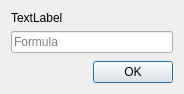
<?xml version="1.0" encoding="UTF-8"?>
<ui version="4.0">
 <class>FormulaAssistantDialog</class>
 <widget class="QDialog" name="FormulaAssistantDialog">
  <property name="geometry">
   <rect>
    <x>0</x>
    <y>0</y>
    <width>184</width>
    <height>94</height>
   </rect>
  </property>
  <property name="windowTitle">
   <string>Formula wizard</string>
  </property>
  <layout class="QVBoxLayout" name="verticalLayout">
   <item>
    <widget class="QLabel" name="m_label">
     <property name="text">
      <string>TextLabel</string>
     </property>
    </widget>
   </item>
   <item>
    <widget class="QLineEdit" name="m_line_edit">
     <property name="placeholderText">
      <string>Formula</string>
     </property>
    </widget>
   </item>
   <item>
    <spacer name="verticalSpacer">
     <property name="orientation">
      <enum>Qt::Vertical</enum>
     </property>
     <property name="sizeHint" stdset="0">
      <size>
       <width>20</width>
       <height>40</height>
      </size>
     </property>
    </spacer>
   </item>
   <item>
    <widget class="QDialogButtonBox" name="m_button_box">
     <property name="orientation">
      <enum>Qt::Horizontal</enum>
     </property>
     <property name="standardButtons">
      <set>QDialogButtonBox::Ok</set>
     </property>
    </widget>
   </item>
  </layout>
 </widget>
 <resources/>
 <connections>
  <connection>
   <sender>m_button_box</sender>
   <signal>accepted()</signal>
   <receiver>FormulaAssistantDialog</receiver>
   <slot>accept()</slot>
   <hints>
    <hint type="sourcelabel">
     <x>248</x>
     <y>254</y>
    </hint>
    <hint type="destinationlabel">
     <x>157</x>
     <y>274</y>
    </hint>
   </hints>
  </connection>
  <connection>
   <sender>m_button_box</sender>
   <signal>rejected()</signal>
   <receiver>FormulaAssistantDialog</receiver>
   <slot>reject()</slot>
   <hints>
    <hint type="sourcelabel">
     <x>316</x>
     <y>260</y>
    </hint>
    <hint type="destinationlabel">
     <x>286</x>
     <y>274</y>
    </hint>
   </hints>
  </connection>
 </connections>
</ui>
